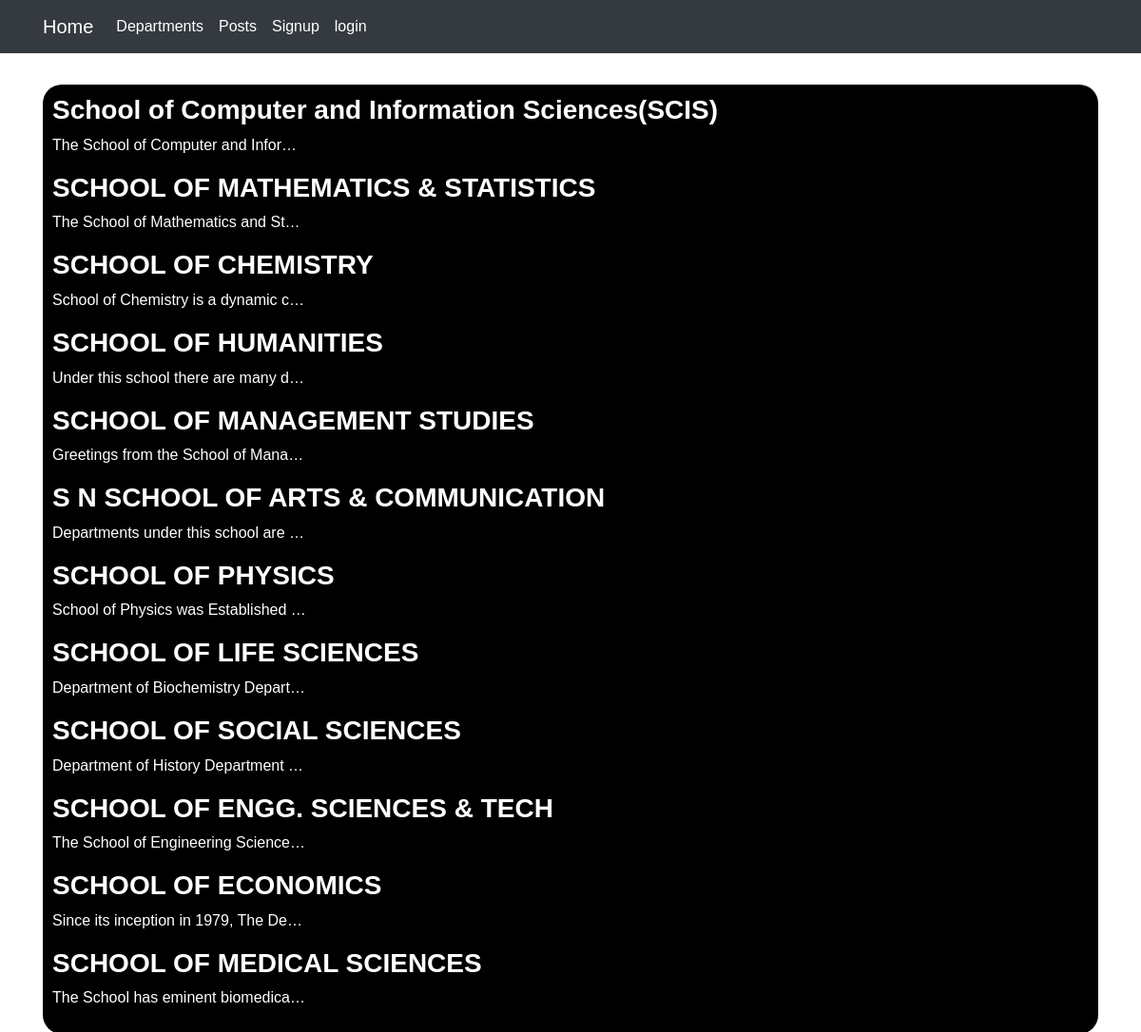
The app's page /department/list/ with its own data.
### department/models.py (models this page shows, shortened)
class Department(models.Model):
    name = models.CharField(max_length=100)
    description = models.TextField()

### department/views.py (the view)
# urls.py: path('list/', views.dept_list, name='list'),
def dept_list(request):
    departments = Department.objects.all()
    return render(request, 'department/department_list.html',
                            {'departments': departments,})

### department/templates/department/department_list.html
{% extends 'base.html' %}
{% block content %}
<div class='post-list'>
    {% for dept in departments %}
    <h3><a href="{% url 'department:details' pk=dept.pk %}">{{ dept.name }}</a></h3>
    <p style='white-space: nowrap;
                        overflow: hidden;
                        text-overflow: ellipsis;
                        max-width: 30ch;'>
        {{dept.description}}
    </p>
    {% empty %}
    <h1>Ooopsi.. No departments</h1>
    {% endfor %}
</div>
{% endblock %}

### static/main.css (style rules this page uses)
body { margin: 0%; padding: 0%; font-family: sans-serif; }

### static/list.css (style rules this page uses)
.post-list { padding: 10px; margin-top: 3%; width: 100%; height: fit-content; background: black; color: white; top: 50%; left: 50%; box-sizing: border-box; border-radius: 20px; }
.post-list a { font-weight: bold; text-decoration: none; color: white; }

### records on screen
Department: name "School of Computer and Information Sciences(SCIS)", description "The School of Computer and Infor…"
Department: name "SCHOOL OF MATHEMATICS & STATISTICS", description "The School of Mathematics and St…"
Department: name "SCHOOL OF CHEMISTRY", description "School of Chemistry is a dynamic c…"
Department: name "SCHOOL OF HUMANITIES", description "Under this school there are many d…"
Department: name "SCHOOL OF MANAGEMENT STUDIES", description "Greetings from the School of Mana…"
Department: name "S N SCHOOL OF ARTS & COMMUNICATION", description "Departments under this school are…"
Department: name "SCHOOL OF PHYSICS", description "School of Physics was Established…"
Department: name "SCHOOL OF LIFE SCIENCES", description "Department of Biochemistry Depart…"
Department: name "SCHOOL OF SOCIAL SCIENCES", description "Department of History Department…"
Department: name "SCHOOL OF ENGG. SCIENCES & TECH", description "The School of Engineering Science…"
Department: name "SCHOOL OF ECONOMICS", description "Since its inception in 1979, The De…"
Department: name "SCHOOL OF MEDICAL SCIENCES", description "The School has eminent biomedica…"
